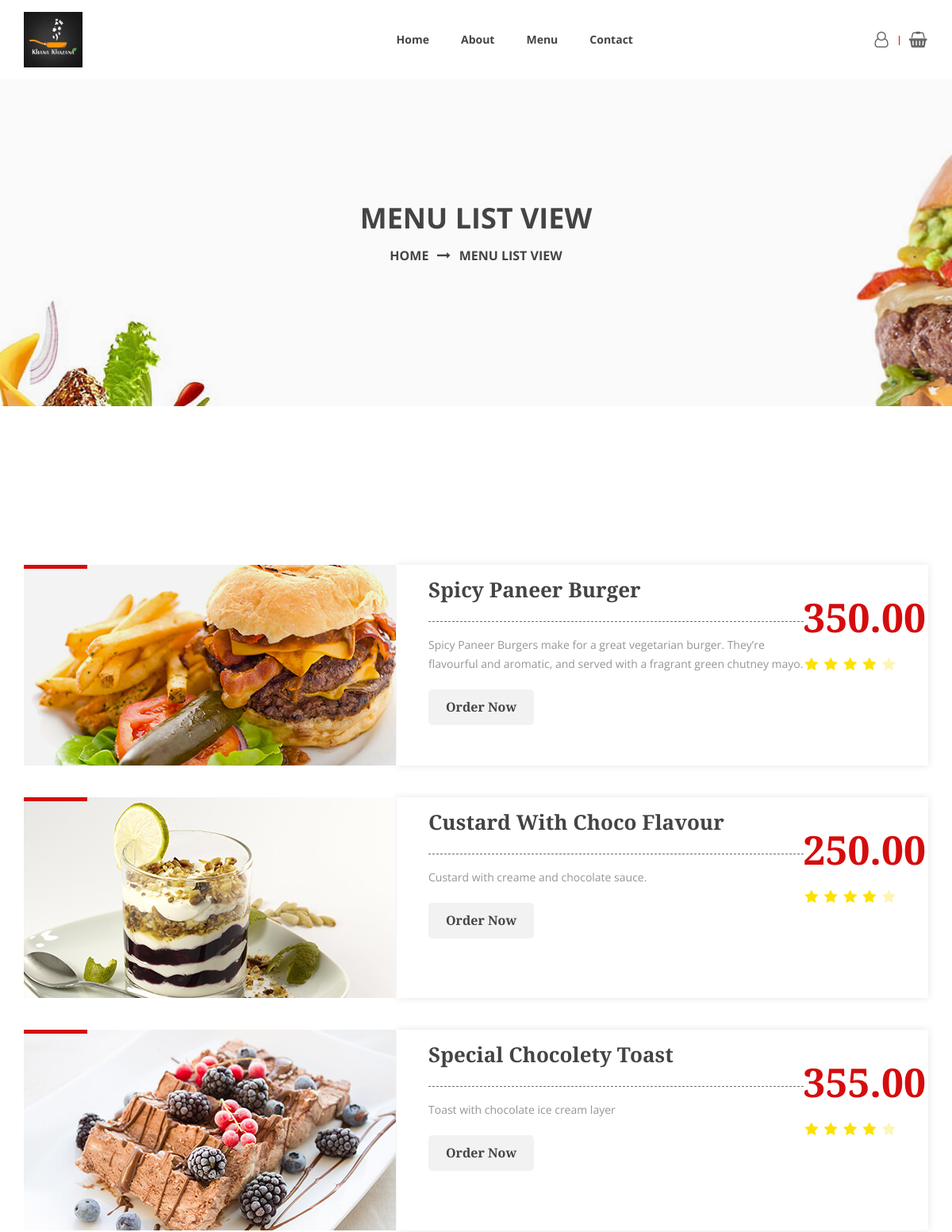
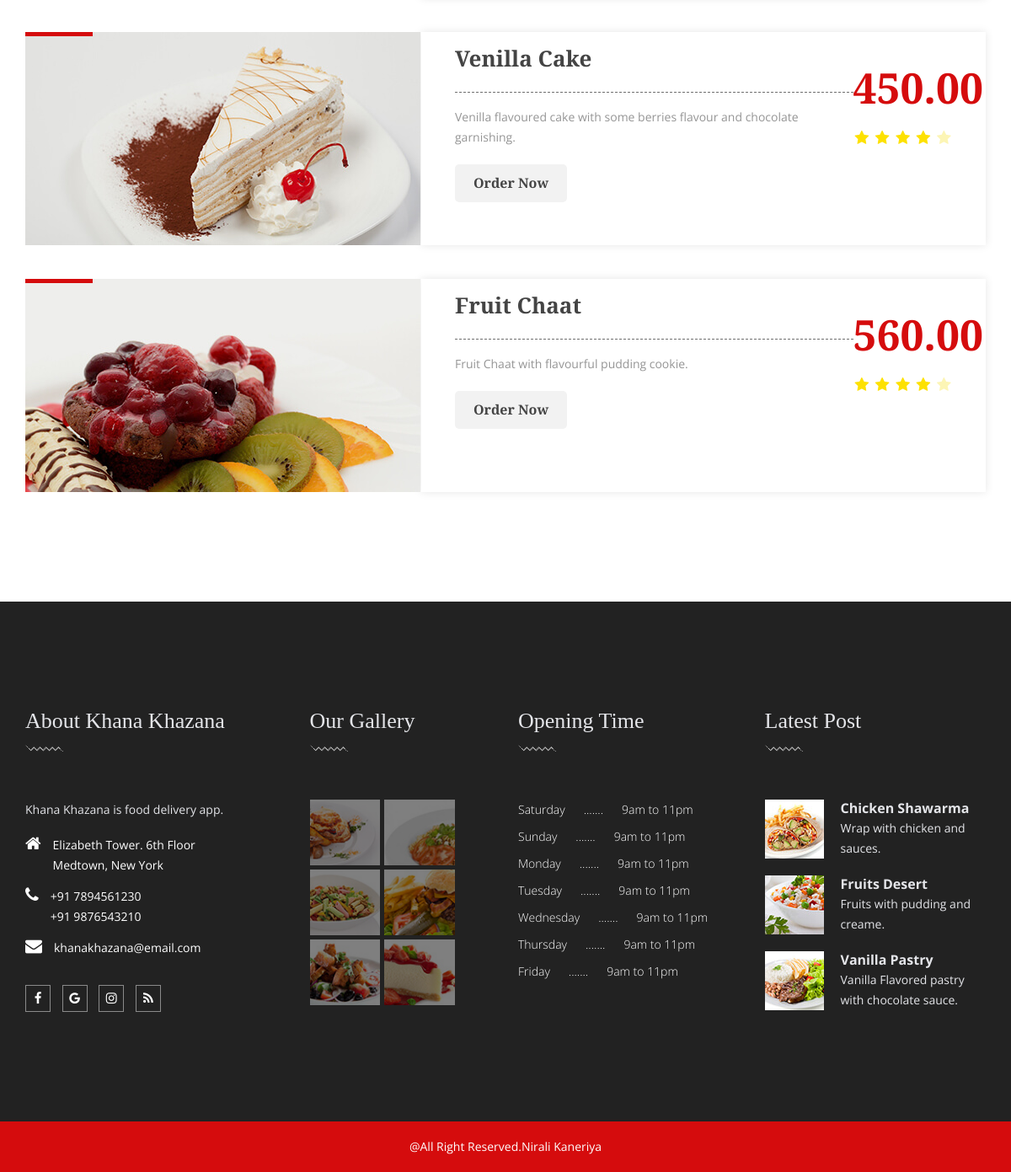
/menu_list/, run on the app's committed database (2 pictures, top to bottom).
### fooddelivery/models.py (models this page shows, shortened)
class MenuItem(models.Model):
    restaurant = models.ForeignKey(Restaurant, related_name = 'menu_items', on_delete = models.CASCADE)
    name = models.CharField(max_length = 200)
    description = models.TextField()
    price = models.DecimalField(max_digits = 6, decimal_places = 2)
    image = models.ImageField(upload_to = 'static/images/upload/',null = True, blank = True)

### fooddelivery/views.py (the view)
# urls.py: path('menu_list/',views.menu_list, name = 'menu_list'),
def menu_list(request):
    food_items = MenuItem.objects.all()
    return render(request, 'menu.html',{'food_items':food_items})

### fooddelivery/templates/menu.html (shortened to what this page needs)
{% extends 'base.html' %}
{% block content %}
{% load static %}
<div class="ht__bradcaump__area bg-image--18">
            <div class="ht__bradcaump__wrap d-flex align-items-center">
                <div class="container">
                    <div class="row">
                        <div class="col-lg-12 col-md-12 col-sm-12" style="margin-top: 13% !important;">
                            <div class="bradcaump__inner text-center">
                                <h2 class="bradcaump-title">menu List view</h2>
                                <nav class="bradcaump-inner">
                                  <a class="breadcrumb-item" href="{% url 'index' %}">Home</a>
                                  <span class="brd-separetor"><i class="fa fa-long-arrow-right"></i></span>
                                  <span class="breadcrumb-item active">menu List view</span>
                                </nav>
                            </div>
                        </div>
                    </div>
                </div>
            </div>
        </div>
<section class="food__menu__grid__area section-padding--lg">
            <div class="container">
                <div class="row mt--30">
                    <div class="col-lg-12">
                        <div class="fd__tab__content tab-content" id="nav-tabContent">
                            <div class="food__list__tab__content tab-pane fade show active" id="nav-all" role="tabpanel">
                                {% for item in food_items %}
                                <div class="single__food__list d-flex wow fadeInUp" style="visibility: visible; animation-name: fadeInUp;">
                                    <div class="food__list__thumb">
                                        <a href="#">
                                            <img src="{{ item.image.url }}" alt="list food images">
                                        </a>
                                    </div>
                                    <div class="food__list__inner d-flex align-items-center justify-content-between">
                                        <div class="food__list__details">
                                            <h2><a href="#">{{ item.name }}</a></h2>
                                            <p>{{ item.description }}</p>
                                            <div class="list__btn">
                                                <a class="food__btn grey--btn theme--hover" href="{% url 'add_to_cart' item.id %}">Order Now</a>
                                            </div>
                                        </div>
                                        <div class="food__rating">
                                            <div class="list__food__prize">
                                                <span>{{ item.price }}</span>
                                            </div>
                                            <ul class="rating">
                                                <li><i class="fa fa-star"></i></li>
                                                <li><i class="fa fa-star"></i></li>
                                                <li><i class="fa fa-star"></i></li>
                                                <li><i class="fa fa-star"></i></li>
                                                <li class="rating__opasity"><i class="fa fa-star"></i></li>
                                            </ul>
                                        </div>
                                    </div>
                                </div>
                                {% endfor %}
                            </div>
                        </div>
                    </div>
                </div>
            </div>
        </section>
{% endblock %}

### data on the page
MenuItem: image (picture), name "Spicy Paneer Burger", description "Spicy Paneer Burgers make for a great vegetarian burger. They’re flavourful and aromatic, and served with a fragrant green chutney mayo.", price "350.00"
MenuItem: image (picture), name "Custard With Choco Flavour", description "Custard with creame and chocolate sauce.", price "250.00"
MenuItem: image (picture), name "Special Chocolety Toast", description "Toast with chocolate ice cream layer", price "355.00"
MenuItem: image (picture), name "Venilla Cake", description "Venilla flavoured cake with some berries flavour and chocolate garnishing.", price "450.00"
MenuItem: image (picture), name "Fruit Chaat", description "Fruit Chaat with flavourful pudding cookie.", price "560.00"
